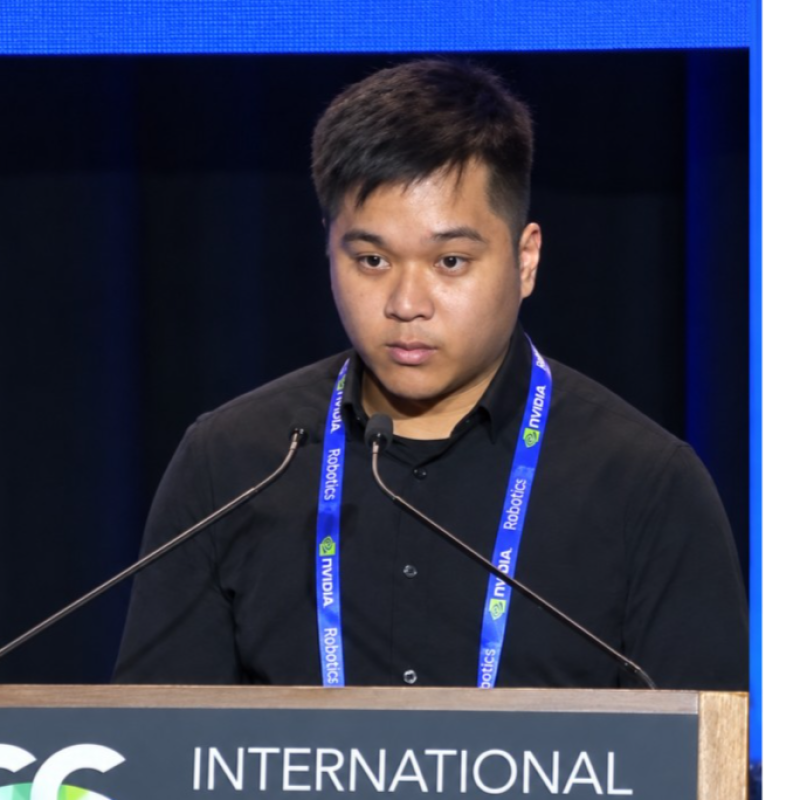
#> input picture images/sources/an-dang-speaking.png, 800 x 800 px
$ python crop_profile.py
#> lines starting #> are read from the running program, lines starting #| are printed output that depends on the picture
#!/usr/bin/env python3
"""Reproduce the website portrait using the supplied LinkedIn square framing."""

import argparse
from pathlib import Path

from PIL import Image, ImageDraw, ImageOps


ROOT = Path(__file__).resolve().parents[1]
SOURCE = ROOT / "images/sources/an-dang-speaking.png"
OUTPUT = ROOT / "images/an-dang-profile.webp"
# Pixel coordinates in the 800 × 800 LinkedIn reference: left, top, right, bottom.
# Preserve the supplied framing exactly; the website applies the circular mask.
CROP = (0, 0, 800, 800)


def main():
    parser = argparse.ArgumentParser(description=__doc__)
    parser.add_argument("--source", type=Path, default=SOURCE,
                        help="Source screenshot (default: images/sources/an-dang-speaking.png)")
    parser.add_argument("--output", type=Path, default=OUTPUT,
                        help="Output WebP (default: images/an-dang-profile.webp)")
    parser.add_argument("--crop", type=int, nargs=4, default=CROP,
                        metavar=("LEFT", "TOP", "RIGHT", "BOTTOM"),
                        help="Square crop in source pixels (default: 0 0 800 800; entire reference)")
    parser.add_argument("--preview", type=Path,
                        help="Also save a 192-pixel circular PNG preview on white, matching the website")
    args = parser.parse_args()

    with Image.open(args.source) as source:
#> source is the input picture: PIL image 800x800 RGBA; mean R, G, B, A 44.1, 48.9, 72.3, 242.9
        source = ImageOps.exif_transpose(source).convert("RGB")
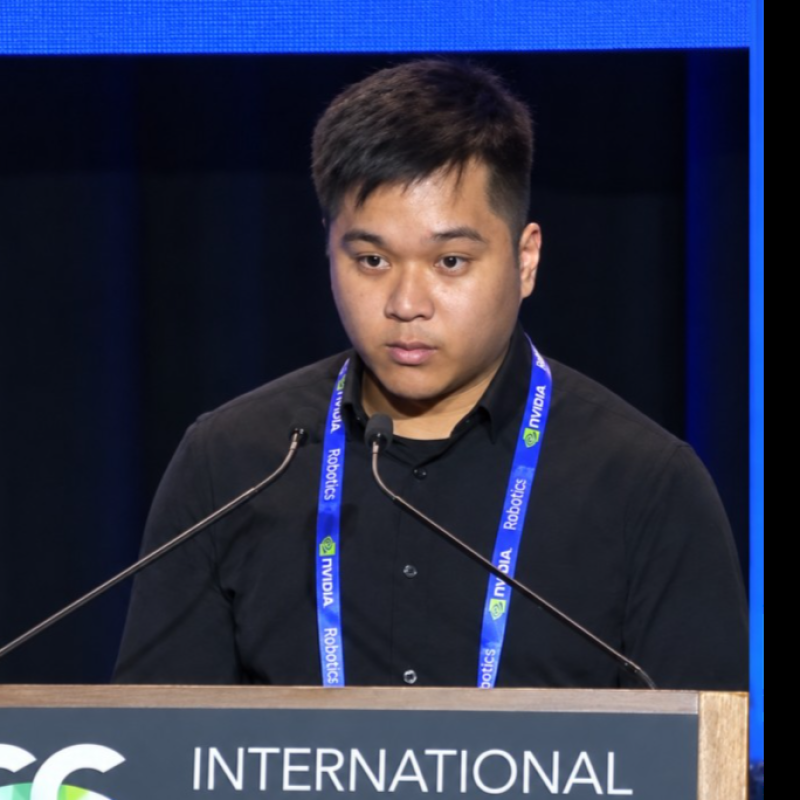
#> source: PIL image 800x800 RGB; mean R, G, B 44.1, 48.9, 72.3
        left, top, right, bottom = args.crop
        if not (0 <= left < right <= source.width
                and 0 <= top < bottom <= source.height):
            parser.error("--crop must be within the source image")
        if right - left != bottom - top:
            parser.error("--crop must be square")
        portrait = source.crop((left, top, right, bottom))
        args.output.parent.mkdir(parents=True, exist_ok=True)
        portrait.save(args.output, format="WEBP", quality=92, method=6)
        print(f"Saved {args.output} ({portrait.width} × {portrait.height})")
#| Saved images/an-dang-profile.webp (800 × 800)

    if args.preview:
        with Image.open(args.output) as portrait:
            mask = Image.new("L", portrait.size, 0)
            ImageDraw.Draw(mask).ellipse(
                (0, 0, portrait.width - 1, portrait.height - 1), fill=255
            )
            preview = Image.new("RGB", portrait.size, "white")
            preview.paste(portrait, (0, 0), mask)
            preview = preview.resize((192, 192), Image.Resampling.LANCZOS)
            args.preview.parent.mkdir(parents=True, exist_ok=True)
            preview.save(args.preview, format="PNG")
            print(f"Saved circular preview to {args.preview}")


if __name__ == "__main__":
    main()
